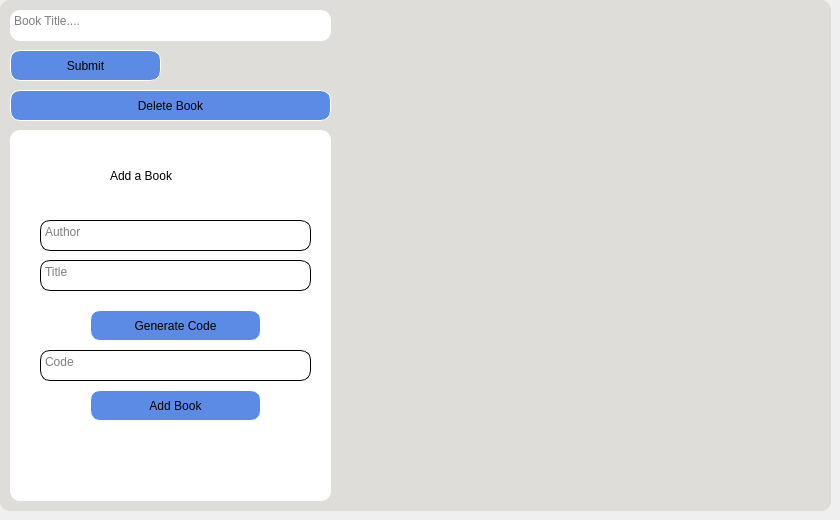
      <widget class="QWidget" name="tab">
       <attribute name="title">
        <string>Add a book</string>
       </attribute>
       <widget class="QFrame" name="frame_2">
        <property name="geometry">
         <rect>
          <x>0</x>
          <y>0</y>
          <width>831</width>
          <height>511</height>
         </rect>
        </property>
        <property name="styleSheet">
         <string notr="true">background-color:rgb(222, 221, 218);
border-style: solid;
border-width: 0px;
border-radius: 10px;

</string>
        </property>
        <property name="frameShape">
         <enum>QFrame::StyledPanel</enum>
        </property>
        <property name="frameShadow">
         <enum>QFrame::Raised</enum>
        </property>
        <widget class="QTextEdit" name="textEdit">
         <property name="geometry">
          <rect>
           <x>10</x>
           <y>10</y>
           <width>321</width>
           <height>31</height>
          </rect>
         </property>
         <property name="styleSheet">
          <string notr="true">background-color: white;
border-style: solid;
border-width: 0px;
border-radius: 10px;

</string>
         </property>
         <property name="placeholderText">
          <string>Book Title....</string>
         </property>
        </widget>
        <widget class="QPushButton" name="logout_button_7">
         <property name="geometry">
          <rect>
           <x>10</x>
           <y>50</y>
           <width>151</width>
           <height>31</height>
          </rect>
         </property>
         <property name="styleSheet">
          <string notr="true">QPushButton {
transition: all .5s ease;
background-color: rgb(237, 51, 59);
color:black;
font: 63 10pt &quot;URW Bookman&quot;;
border-style: solid;
border-width: 0px;
border-radius: 10px;
border:1px solid white;
text-transform: uppercase;
text-align: center;
line-height: 1;
background-color : rgb(91, 139, 229);
padding: 8px;
outline: none;  
    
}
QPushButton:hover {
    color:rgb(24, 33, 62);
    background-color: white;;
}




</string>
         </property>
         <property name="text">
          <string>Submit</string>
         </property>
         <property name="icon">
          <iconset>
           <normaloff>Icons/Mg.png</normaloff>Icons/Mg.png</iconset>
         </property>
         <property name="iconSize">
          <size>
           <width>20</width>
           <height>20</height>
          </size>
         </property>
        </widget>
        <widget class="QPushButton" name="logout_button_10">
         <property name="geometry">
          <rect>
           <x>10</x>
           <y>90</y>
           <width>321</width>
           <height>31</height>
          </rect>
         </property>
         <property name="styleSheet">
          <string notr="true">QPushButton {
transition: all .5s ease;
background-color: rgb(237, 51, 59);
color:black;
font: 63 10pt &quot;URW Bookman&quot;;
border-style: solid;
border-width: 0px;
border-radius: 10px;
border:1px solid white;
text-transform: uppercase;
text-align: center;
line-height: 1;
background-color : rgb(91, 139, 229);
padding: 8px;
outline: none;  
    
}
QPushButton:hover {
    color:rgb(24, 33, 62);
    background-color: white;;
}




</string>
         </property>
         <property name="text">
          <string>Delete Book</string>
         </property>
         <property name="icon">
          <iconset>
           <normaloff>Icons/bin.png</normaloff>Icons/bin.png</iconset>
         </property>
         <property name="iconSize">
          <size>
           <width>20</width>
           <height>20</height>
          </size>
         </property>
        </widget>
        <widget class="QFrame" name="frame_8">
         <property name="geometry">
          <rect>
           <x>10</x>
           <y>130</y>
           <width>321</width>
           <height>371</height>
          </rect>
         </property>
         <property name="styleSheet">
          <string notr="true">background-color: white;
border-style: solid;
border-width: 0px;
border-radius: 10px;

</string>
         </property>
         <property name="frameShape">
          <enum>QFrame::StyledPanel</enum>
         </property>
         <property name="frameShadow">
          <enum>QFrame::Raised</enum>
         </property>
         <widget class="QTextEdit" name="textEdit_11">
          <property name="geometry">
           <rect>
            <x>30</x>
            <y>130</y>
            <width>271</width>
            <height>31</height>
           </rect>
          </property>
          <property name="styleSheet">
           <string notr="true">background-color: white;
border-style: solid;
border-width: 1px;
border-radius: 10px;

</string>
          </property>
          <property name="placeholderText">
           <string>Title</string>
          </property>
         </widget>
         <widget class="QTextEdit" name="textEdit_12">
          <property name="geometry">
           <rect>
            <x>30</x>
            <y>90</y>
            <width>271</width>
            <height>31</height>
           </rect>
          </property>
          <property name="styleSheet">
           <string notr="true">background-color: white;
border-style: solid;
border-width: 1px;
border-radius: 10px;

</string>
          </property>
          <property name="placeholderText">
           <string>Author</string>
          </property>
         </widget>
         <widget class="QLabel" name="label_16">
          <property name="geometry">
           <rect>
            <x>100</x>
            <y>20</y>
            <width>111</width>
            <height>51</height>
           </rect>
          </property>
          <property name="styleSheet">
           <string notr="true">font: 75 20pt &quot;Ubuntu Condensed&quot;;
color:black;
</string>
          </property>
          <property name="text">
           <string>Add a Book</string>
          </property>
         </widget>
         <widget class="QPushButton" name="logout_button_9">
          <property name="geometry">
           <rect>
            <x>80</x>
            <y>260</y>
            <width>171</width>
            <height>31</height>
           </rect>
          </property>
          <property name="styleSheet">
           <string notr="true">QPushButton {
transition: all .5s ease;
background-color: rgb(237, 51, 59);
color:black;
font: 63 10pt &quot;URW Bookman&quot;;
border-style: solid;
border-width: 0px;
border-radius: 10px;
border:1px solid white;
text-transform: uppercase;
text-align: center;
line-height: 1;
background-color : rgb(91, 139, 229);
padding: 8px;
outline: none;  
    
}
QPushButton:hover {
    color:rgb(24, 33, 62);
    background-color: white;;
}




</string>
          </property>
          <property name="text">
           <string>Add Book</string>
          </property>
          <property name="iconSize">
           <size>
            <width>20</width>
            <height>20</height>
           </size>
          </property>
         </widget>
         <widget class="QTextEdit" name="textEdit_13">
          <property name="geometry">
           <rect>
            <x>30</x>
            <y>220</y>
            <width>271</width>
            <height>31</height>
           </rect>
          </property>
          <property name="styleSheet">
           <string notr="true">background-color: white;
border-style: solid;
border-width: 1px;
border-radius: 10px;

</string>
          </property>
          <property name="placeholderText">
           <string>Code</string>
          </property>
         </widget>
         <widget class="QPushButton" name="logout_button_11">
          <property name="geometry">
           <rect>
            <x>80</x>
            <y>180</y>
            <width>171</width>
            <height>31</height>
           </rect>
          </property>
          <property name="styleSheet">
           <string notr="true">QPushButton {
transition: all .5s ease;
background-color: rgb(237, 51, 59);
color:black;
font: 63 10pt &quot;URW Bookman&quot;;
border-style: solid;
border-width: 0px;
border-radius: 10px;
border:1px solid white;
text-transform: uppercase;
text-align: center;
line-height: 1;
background-color : rgb(91, 139, 229);
padding: 8px;
outline: none;  
    
}
QPushButton:hover {
    color:rgb(24, 33, 62);
    background-color: white;;
}




</string>
          </property>
          <property name="text">
           <string>Generate Code</string>
          </property>
          <property name="icon">
           <iconset>
            <normaloff>Icons/settings.png</normaloff>Icons/settings.png</iconset>
          </property>
          <property name="iconSize">
           <size>
            <width>20</width>
            <height>20</height>
           </size>
          </property>
         </widget>
        </widget>
       </widget>
      </widget>
